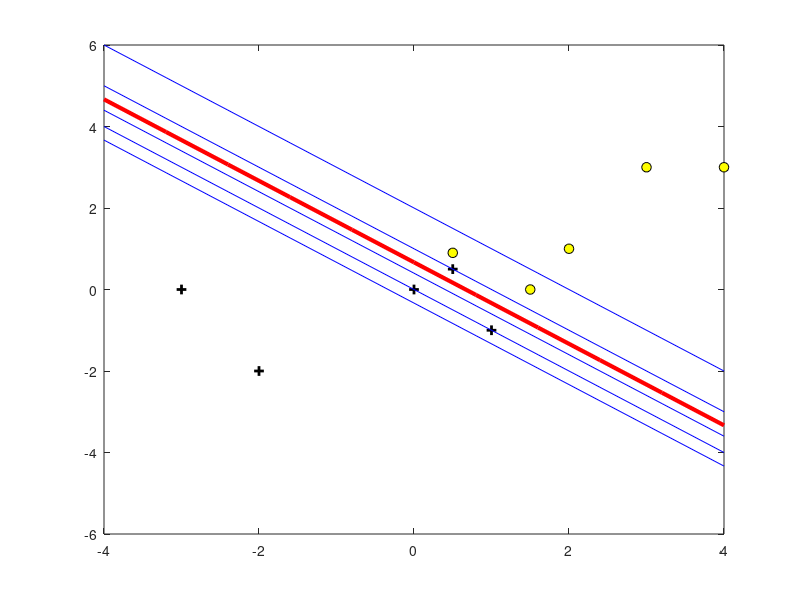

Here is the MATLAB script that generated this plot:
%perceptron==============================================================
data=[3 3 1;4 3 1;1.5 0 1;0.5 0.9 1;2 1 1;0.5 0.5 -1;0 0 -1;-2 -2 -1;-3 0 -1;1 -1 -1]; 
X=data(:,[1,2]);Y=data(:,3);
neg=find(Y==-1);pos=find(Y==1);
x1=-4:0.8:4;
plot(X(neg,1),X(neg,2),'k+','LineWidth',2,'MarkerSize',7')
hold on
plot(X(pos,1),X(pos,2),'ko','MarkerFaceColor','y','MarkerSize',7)

b=0;
learning_rate=0.4;
W=[0;0]; 
[n,m]=size(X);
error=1;
while error>0
    error=0;
    for i=1:n
        y=W'*X(i,:)'+b;
        if (Y(i)*y<=0)
            error=error+1;
            delta_W=learning_rate*Y(i)*X(i,:);
            W=W+delta_W;
            b=b+learning_rate*Y(i);
            y1=(-W(1)*x1-b)/W(2);
            plot(x1,y1,'-b');
            pause(0.5);
        end
    end
end
plot(x1,y1,'-r','Linewidth',3);
